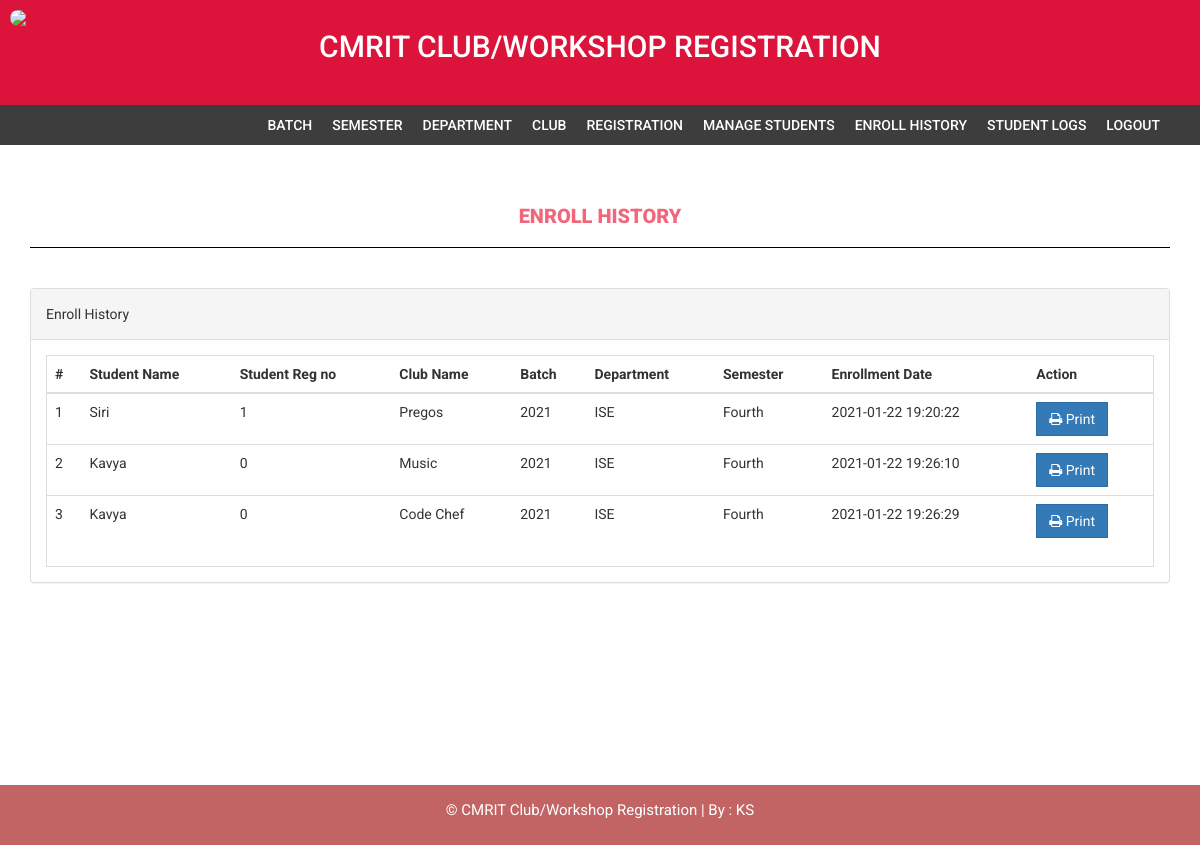
Page /admin/enroll-history.php (signed in) on the committed database.
### tables this page shows
CREATE TABLE `courseenrolls` (
  `id` int(11) NOT NULL,
  `studentRegno` varchar(255) DEFAULT NULL,
  `pincode` varchar(255) DEFAULT NULL,
  `session` int(11) DEFAULT NULL,
  `department` int(11) DEFAULT NULL,
  `level` int(11) DEFAULT NULL,
  `semester` int(11) DEFAULT NULL,
  `course` int(11) DEFAULT NULL,
  `enrollDate` timestamp NULL DEFAULT current_timestamp()
);

CREATE TABLE `students` (
  `StudentRegno` varchar(255) NOT NULL,
  `studentPhoto` varchar(255) DEFAULT NULL,
  `password` varchar(255) DEFAULT NULL,
  `studentName` varchar(255) DEFAULT NULL,
  `pincode` varchar(255) DEFAULT NULL,
  `session` varchar(255) DEFAULT NULL,
  `department` varchar(255) DEFAULT NULL,
  `semester` varchar(255) DEFAULT NULL,
  `cgpa` decimal(10,2) DEFAULT NULL,
  `creationdate` timestamp NULL DEFAULT current_timestamp(),
  `updationDate` varchar(255) DEFAULT NULL
);

CREATE TABLE `course` (
  `id` int(11) NOT NULL,
  `courseCode` varchar(255) DEFAULT NULL,
  `courseName` varchar(255) DEFAULT NULL,
  `courseUnit` varchar(255) DEFAULT NULL,
  `noofSeats` int(11) DEFAULT NULL,
  `creationDate` timestamp NULL DEFAULT current_timestamp(),
  `updationDate` varchar(255) DEFAULT NULL
);

CREATE TABLE `session` (
  `id` int(11) NOT NULL,
  `session` varchar(255) DEFAULT NULL,
  `creationDate` timestamp NULL DEFAULT current_timestamp()
);

CREATE TABLE `department` (
  `id` int(11) NOT NULL,
  `department` varchar(255) DEFAULT NULL,
  `creationDate` timestamp NULL DEFAULT current_timestamp()
);

CREATE TABLE `semester` (
  `id` int(11) NOT NULL,
  `semester` varchar(255) DEFAULT NULL,
  `creationDate` timestamp NULL DEFAULT current_timestamp(),
  `updationDate` varchar(255) DEFAULT NULL
);

### admin/enroll-history.php (the view, shortened to what this page needs)
<?php
if(strlen($_SESSION['alogin'])==0)
    {
header('location:index.php');
}
else{
?>
<!DOCTYPE html>
<html xmlns="http://www.w3.org/1999/xhtml">
<head>
    <link href="assets/css/bootstrap.css" rel="stylesheet" />
    <link href="assets/css/font-awesome.css" rel="stylesheet" />
    <link href="assets/css/style.css" rel="stylesheet" />
</head>
<body>
<?php include('includes/header.php');?>
<?php if($_SESSION['alogin']!="")
{
 include('includes/menubar.php');
}
 ?>
    <div class="content-wrapper">
        <div class="container">
              <div class="row">
                    <div class="col-md-12">
                        <h1 class="page-head-line" style="text-align:center;">Enroll History  </h1>
                    </div>
                </div>
                <div class="row" >
                <div class="col-md-12">
                    <div class="panel panel-default">
                        <div class="panel-heading">
                           Enroll History
                        </div>
                        <div class="panel-body">
                            <div class="table-responsive table-bordered">
                                <table class="table">
                                    <thead>
                                        <tr>
                                            <th>#</th>
                                                 <th>Student Name </th>
                                                    <th>Student Reg no </th>
                                            <th>Club Name </th>
                                            <th>Batch </th>
                                            <th>Department</th>
                                                <th>Semester</th>
                                             <th>Enrollment Date</th>
                                             <th>Action</th>
                                        </tr>
                                    </thead>
                                    <tbody>
<?php
$sql=mysqli_query($con,"select courseenrolls.course as cid, course.courseName as courname,session.session as session,department.department as dept,courseenrolls.enrollDate as edate ,semester.semester as sem,students.studentName as sname,students.StudentRegno as sregno from courseenrolls join course on course.id=courseenrolls.course join session on session.id=courseenrolls.session join department on department.id=courseenrolls.department   join semester on semester.id=courseenrolls.semester join students on students.StudentRegno=courseenrolls.studentRegno ");
$cnt=1;
while($row=mysqli_fetch_array($sql))
{
?>
                                        <tr>
                                            <td><?php echo $cnt;?></td>
                                              <td><?php echo htmlentities($row['sname']);?></td>
                                            <td><?php echo htmlentities($row['sregno']);?></td>
                                            <td><?php echo htmlentities($row['courname']);?></td>
                                            <td><?php echo htmlentities($row['session']);?></td>
                                            <td><?php echo htmlentities($row['dept']);?></td>
                                            <td><?php echo htmlentities($row['sem']);?></td>
                                             <td><?php echo htmlentities($row['edate']);?></td>
                                            <td>
                                            <a href="print.php?id=<?php echo $row['cid']?>" target="_blank">
<button class="btn btn-primary"><i class="fa fa-print "></i> Print</button> </a>
                                            </td>
                                        </tr>
<?php
$cnt++;
} ?>
                                    </tbody>
                                </table>
                            </div>
                        </div>
                    </div>
                </div>
            </div>
        </div>
    </div>
  <?php include('includes/footer.php');?>
</body>
</html>
<?php } ?>

### admin/includes/header.php (shortened to what this page needs)
<header style="height:105px;background-color: crimson;">
	<span><img src="https://upload.wikimedia.org/wikipedia/commons/3/32/Cmrit.png" style="border-radius:100px; width:10%;float:left;"></span>
        <h2 style="text-align: center;">CMRIT CLUB/WORKSHOP REGISTRATION</h2>
</header>

### admin/includes/menubar.php
<section class="menu-section">
        <div class="container">
            <div class="row">
                <div class="col-md-12">
                    <div class="navbar-collapse collapse ">
                        <ul id="menu-top" class="nav navbar-nav navbar-right">
                            <li><a href="session.php">Batch</a></li>
                            <li><a href="semester.php">Semester </a></li>
                            <li><a   href="department.php">Department</a></li>
                             <li><a href="course.php">Club</a></li>
                              <li><a href="student-registration.php">Registration</a></li>
                               <li><a href="manage-students.php">Manage Students</a></li>
                               <li><a href="enroll-history.php">Enroll History</a></li>
                               <li><a href="user-log.php">Student Logs </a></li>
                            <li><a href="logout.php">Logout</a></li>
                        </ul>
                    </div>
                </div>
            </div>
        </div>
    </section>

### admin/includes/footer.php
<footer>
        <div class="container">
            <div class="row">
                <div class="col-md-12">
                    <center><p style="font-size: 15px;">&copy; CMRIT Club/Workshop Registration | By : KS</p></center>
                </div>
            </div>
        </div>
    </footer>

### admin/assets/css/style.css (style rules this page uses)
body { font-family: 'Roboto', sans-serif; line-height: 30px; }
.content-wrapper { margin-top: 40px; min-height: 600px; padding-bottom: 60px; }
.page-head-line { font-weight: 900; padding-bottom: 20px; border-bottom: 0.5px solid black; text-transform: uppercase; color: #F0677C; font-size: 20px; margin-bottom: 40px; position:relative; }
.btn { border-radius: 0px; -webkit-border-radius: 0px; -moz-border-radius: 0px; }
header { background-color: #F0677C; color: #fff; padding: 10px; }
.menu-section { background-color: #3D3D3D; }
#menu-top a { color: #FFF; text-decoration: none; font-weight: 500; padding: 10px 10px 10px 10px; text-transform: uppercase; }
footer { padding: 10px; color: #fff; font-size: 12px; background-color: #C36464; }

### rows in the picture
courseenrolls: students.studentName "Siri", students.StudentRegno "1", course.courseName "Pregos", session.session "2021", department.department "ISE", semester.semester "Fourth", enrollDate "2021-01-22 19:20:22"
courseenrolls: students.studentName "Kavya", students.StudentRegno "0", course.courseName "Music", session.session "2021", department.department "ISE", semester.semester "Fourth", enrollDate "2021-01-22 19:26:10"
courseenrolls: students.studentName "Kavya", students.StudentRegno "0", course.courseName "Code Chef", session.session "2021", department.department "ISE", semester.semester "Fourth", enrollDate "2021-01-22 19:26:29"
